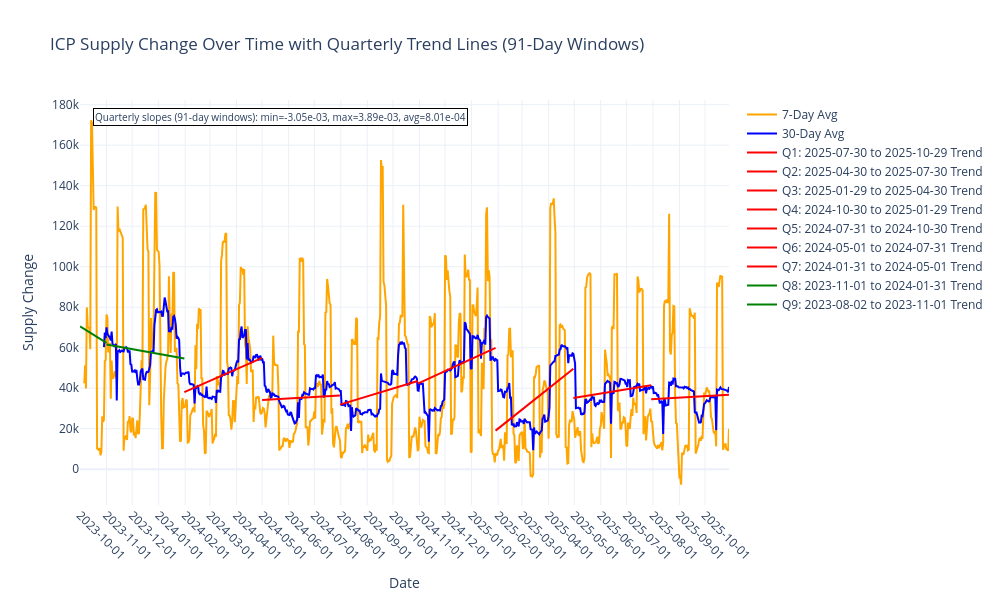

The notebook cell saved with this chart:
### Code cell
# Calculate quarterly slopes using 91-day rolling windows from last day
import numpy as np
from scipy import stats
import matplotlib.pyplot as plt
from datetime import datetime, timedelta
import calendar

# Create sorted dataframe (if not already created)
df_adj_sorted = df_adj.sort_values('date_dt').copy()

print("Calculating quarterly slopes using 91-day rolling windows...")

# Get the last date in the dataset
last_date = df_adj_sorted['date_dt'].max()
print(f"Last date in dataset: {last_date.strftime('%Y-%m-%d')}")

# Calculate quarterly trends using 91-day windows going back from last day
quarterly_trend_lines = {}
quarterly_periods = []
quarterly_slopes = []

# Define quarters as 91-day windows going backwards from the last date
# We'll create multiple 91-day windows
num_quarters = int((df_adj_sorted['date_dt'].max() - df_adj_sorted['date_dt'].min()).days / 91) + 1

for i in range(min(num_quarters, 12)):  # Limit to 12 quarters (about 3 years)
    # Calculate start and end dates for this 91-day window
    end_date = last_date - timedelta(days=i * 91)
    start_date = end_date - timedelta(days=91)
    
    # Get data for this 91-day period
    quarter_data = df_adj_sorted[
        (df_adj_sorted['date_dt'] >= start_date) & 
        (df_adj_sorted['date_dt'] <= end_date)
    ].copy()
    
    # Skip if insufficient data points
    if len(quarter_data) < 10:
        continue
    
    # Remove NaN values
    quarter_valid = quarter_data.dropna(subset=['supply_change', 'date_numeric'])
    
    if len(quarter_valid) < 10:
        continue
    
    # Calculate slope for this 91-day period
    slope_quarter, intercept_quarter, r_value_quarter, p_value_quarter, std_err_quarter = stats.linregress(
        quarter_valid['date_numeric'], quarter_valid['supply_change']
    )
    
    # Create trend line for this period
    trend_line_quarter = slope_quarter * quarter_valid['date_numeric'] + intercept_quarter
    
    # Create a label for this period
    period_label = f"Q{i+1}: {start_date.strftime('%Y-%m-%d')} to {end_date.strftime('%Y-%m-%d')}"
    
    quarterly_slopes.append(slope_quarter)
    quarterly_periods.append(period_label)
    quarterly_trend_lines[period_label] = {
        'x': quarter_valid['date_dt'],
        'y': trend_line_quarter,
        'slope': slope_quarter,
        'r_squared': r_value_quarter**2,
        'start_date': start_date,
        'end_date': end_date
    }
    
    print(f"{period_label}: slope = {slope_quarter:.2e}, R² = {r_value_quarter**2:.4f}")

print(f"\nCalculated slopes for {len(quarterly_slopes)} quarters (91-day periods)")

# Create updated plotly chart with quarterly slopes
fig = go.Figure()

# Add 7-day average line
fig.add_trace(go.Scatter(
    x=df_adj['date_dt'], 
    y=df_adj['change_7d_avg'],
    mode='lines',
    name='7-Day Avg',
    line=dict(color='orange', width=2),
    hovertemplate='<b>7-Day Avg</b><br>Date: %{x}<br>Supply Change: %{y:.0f}<extra></extra>'
))

# Add 30-day average line (changed to blue)
fig.add_trace(go.Scatter(
    x=df_adj['date_dt'], 
    y=df_adj['change_30d_avg'],
    mode='lines',
    name='30-Day Avg',
    line=dict(color='blue', width=2),
    hovertemplate='<b>30-Day Avg</b><br>Date: %{x}<br>Supply Change: %{y:.0f}<extra></extra>'
))

# Add quarterly trend lines with color based on slope direction
for i, (period, trend_data) in enumerate(quarterly_trend_lines.items()):
    # Set color based on slope: red for positive, green for negative
    slope_color = 'red' if trend_data['slope'] > 0 else 'green'
    
    fig.add_trace(go.Scatter(
        x=trend_data['x'], 
        y=trend_data['y'],
        mode='lines',
        name=f'{period} Trend',
        line=dict(color=slope_color, width=2),  # Regular lines, not dashed
        hovertemplate=f'<b>{period} Trend</b><br>Date: %{{x}}<br>Supply Change: %{{y:.0f}}<br>Slope: {trend_data["slope"]:.2e}<extra></extra>'
    ))

# Update layout
fig.update_layout(
    title='ICP Supply Change Over Time with Quarterly Trend Lines (91-Day Windows)',
    xaxis_title='Date',
    yaxis_title='Supply Change',
    width=1000,
    height=600,
    hovermode='x unified',
    template='plotly_white'
)

# Set x-axis to show only 1st day of each month
fig.update_xaxes(
    dtick="M1",  # Monthly ticks
    tickformat="%Y-%m-%d",
    tickangle=45
)

# Add annotation with quarterly slope statistics
if quarterly_slopes:
    slope_stats = f"Quarterly slopes (91-day windows): min={min(quarterly_slopes):.2e}, max={max(quarterly_slopes):.2e}, avg={np.mean(quarterly_slopes):.2e}"
else:
    slope_stats = "No quarterly slopes calculated"
    
fig.add_annotation(
    x=0.02, y=0.98,
    xref='paper', yref='paper',
    text=slope_stats,
    showarrow=False,
    bgcolor="rgba(255,255,255,0.8)",
    bordercolor="black",
    borderwidth=1,
    font=dict(size=10)
)

# Print statistics and display
print("\nUpdated chart with quarterly trends (91-day windows) created successfully!")
print(f"Chart contains {len(fig.data)} traces")
print("Note: Interactive chart should display above this text")

# Display the chart
try:
    fig.show()
except Exception as e:
    print(f"Standard show() failed: {e}")
    # Alternative: save as HTML and show path
    html_file = "icp_supply_chart_quarterly_trends.html"
    fig.write_html(html_file)
    print(f"Chart saved to {html_file} - you can open this file in a browser to view the interactive chart")
